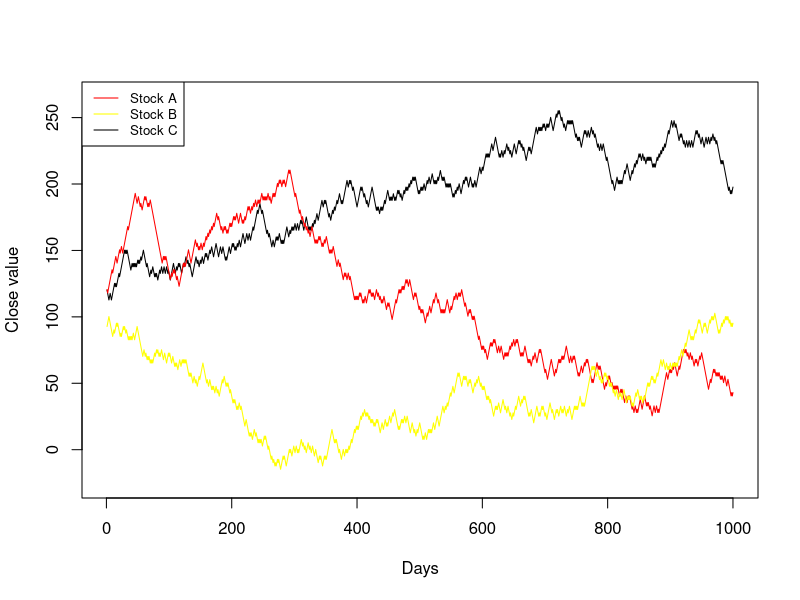

Write R code to recreate this figure.
drift = 2.5
n = 3
k = 1000

x0 = matrix(0, nrow = n, ncol = k)
x0[1,1] = runif(1, 75, 125)
x0[2,1] = runif(1, 75, 125)
x0[3,1] = runif(1, 75, 125)

for (i in 1:n) {
  for (j in 2:k) {
    eps = runif(1,0,1)
    if (eps >= 0.5) {
      x0[i,j] = x0[i,j-1] + drift
    }
    else{
      x0[i,j] = x0[i,j-1] - drift
    }
  }
}



plot(1:k, x0[1,], xlab = "Days", ylab = "Close value", type = "l", ylim = c(min(x0[c(1:3),])-10, max(x0[c(1:3),])+10))
points(1:k, x0[2,], type = "l", col = "red")
points(1:k, x0[3,], type = "l", col = "yellow")
legend("topleft", legend = c("Stock A", "Stock B", "Stock C"),
       col = c("red", "yellow", "black"), lty=1, cex=0.8)